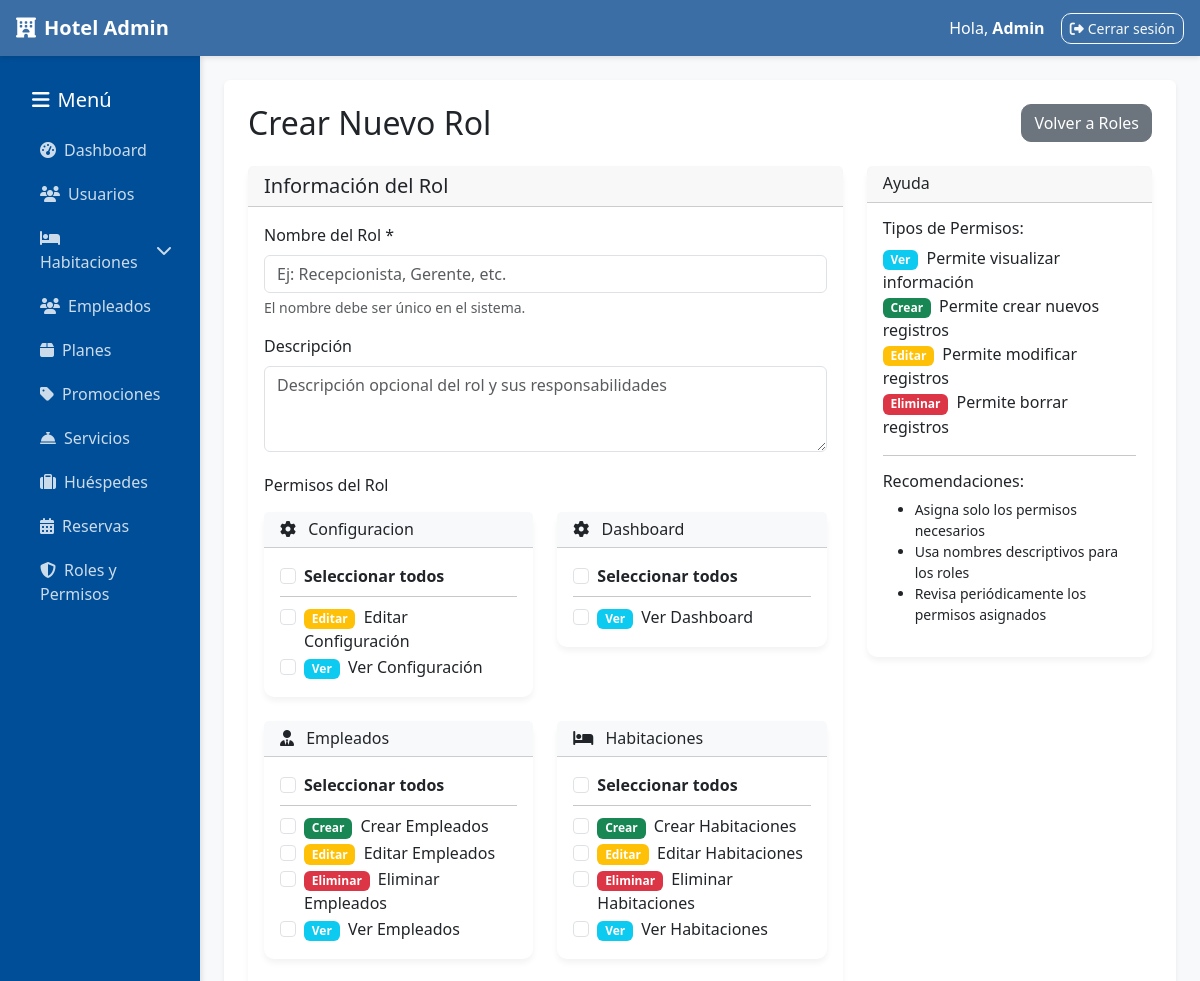
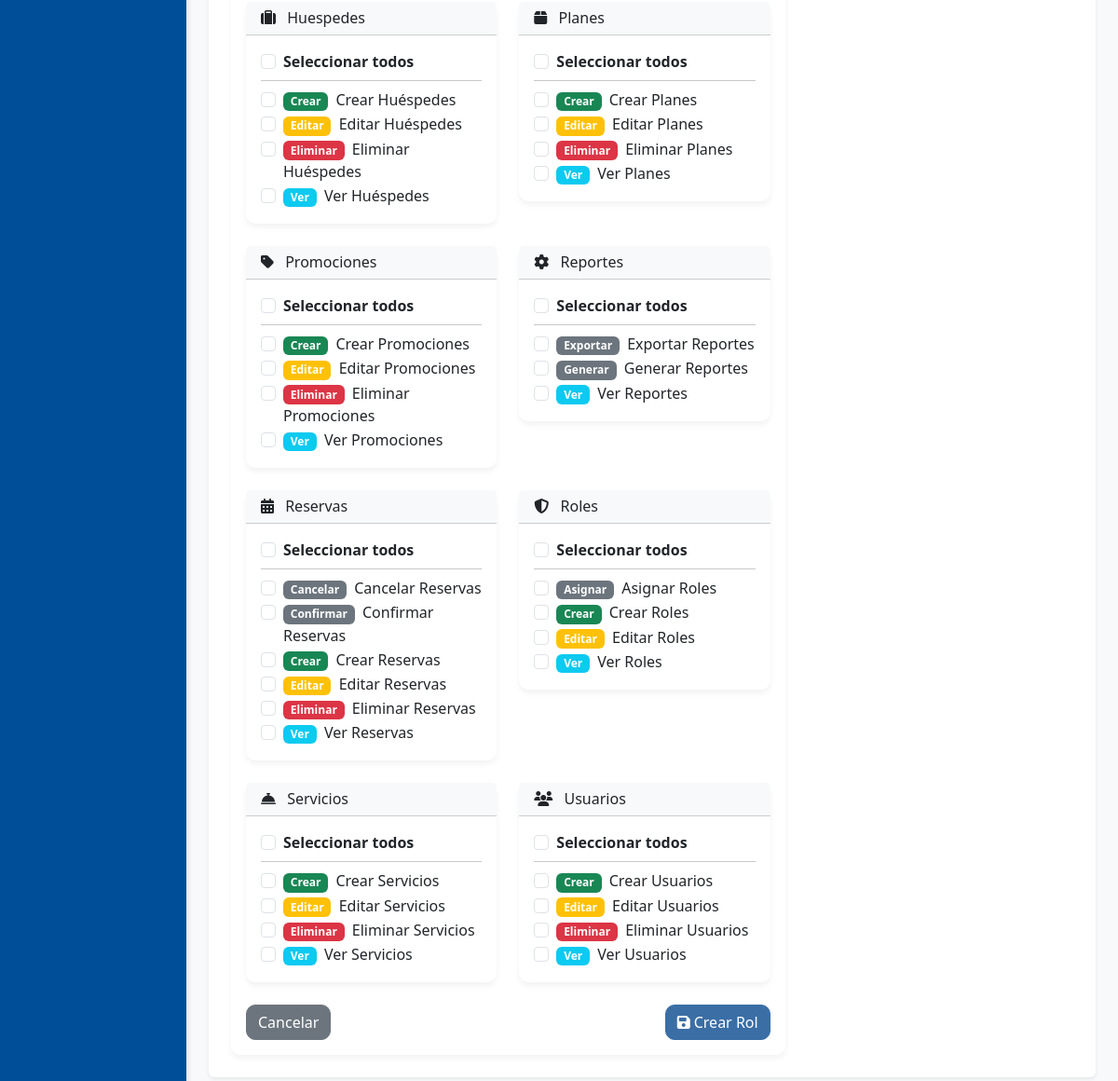
The page /administracion/roles/nuevo/ (signed in) on the database its author committed (2 pictures, top to bottom).
### administracion/models.py (models this page shows, shortened)
class Permiso(models.Model):
    MODULOS_CHOICES = [
        ('empleados', 'Empleados'),
        ('habitaciones', 'Habitaciones'),
        ('planes', 'Planes'),
        ('promociones', 'Promociones'),
        ('servicios', 'Servicios'),
        ('huespedes', 'Huéspedes'),
        ('reservas', 'Reservas'),
        ('usuarios', 'Usuarios'),
        ('dashboard', 'Dashboard'),
    ]
    ACCIONES_CHOICES = [
        ('ver', 'Ver'),
        ('crear', 'Crear'),
        ('editar', 'Editar'),
        ('eliminar', 'Eliminar'),
        ('exportar', 'Exportar'),
        ('aprobar', 'Aprobar'),
    ]
    modulo = models.CharField(max_length=50, choices=MODULOS_CHOICES)
    accion = models.CharField(max_length=50, choices=ACCIONES_CHOICES)
    descripcion = models.TextField(blank=True)
    class Meta:
        unique_together = ['modulo', 'accion']
        ordering = ['modulo', 'accion']
        verbose_name = 'Permiso'
        verbose_name_plural = 'Permisos'

### administracion/views.py (the view, shortened to what this page needs)
# urls.py: path('roles/nuevo/', views.roles_create, name='roles_create'),
@requiere_staff_y_permiso('roles', 'crear')
def roles_create(request):
    permisos = Permiso.objects.all().order_by('modulo', 'accion')
    permisos_por_modulo = {}
    for permiso in permisos:
        if permiso.modulo not in permisos_por_modulo:
            permisos_por_modulo[permiso.modulo] = []
        permisos_por_modulo[permiso.modulo].append(permiso)
    context = {
        'permisos_por_modulo': permisos_por_modulo,
    }
    return render(request, 'administracion/roles_create.html', context)

### administracion/permissions.py (called while the page is built, shortened)
def usuario_tiene_permiso(usuario, modulo, accion):
    if not usuario.is_authenticated:
        return False
    if usuario.is_superuser:
        return True

def obtener_roles_usuario(usuario):
    if not usuario.is_authenticated:
        return []
    return UsuarioRol.objects.filter(
        usuario=usuario,
        activo=True,
        rol__activo=True
    ).select_related('rol')

def es_super_admin(usuario):
    if not usuario.is_authenticated:
        return False
    if usuario.is_superuser:
        return True

def obtener_permisos_usuario(usuario):
    if not usuario.is_authenticated:
        return {}
    if usuario.is_superuser:
        from .models import Permiso
        permisos = Permiso.objects.all()
        permisos_dict = {}
        for permiso in permisos:
            if permiso.modulo not in permisos_dict:
                permisos_dict[permiso.modulo] = []
            permisos_dict[permiso.modulo].append(permiso.accion)
        return permisos_dict

def permisos_context(request):
    if request.user.is_authenticated:
        permisos_raw = obtener_permisos_usuario(request.user)
        return {
            'user_permissions': permisos_raw,
            'permisos': convertir_permisos_para_template(permisos_raw),
            'user_roles': [ur.rol for ur in obtener_roles_usuario(request.user)],
            'is_super_admin': es_super_admin(request.user),
        }
    return {}

### administracion/templates/administracion/roles_create.html (shortened to what this page needs)
{% extends "administracion/base_admin.html" %}
{% block content %}
<div class="d-flex justify-content-between align-items-center mb-4">
  <h2 class="mb-0">Crear Nuevo Rol</h2>
  <a href="{% url 'administracion:roles_list' %}" class="btn btn-secondary">Volver a Roles</a>
</div>
<div class="row">
  <div class="col-md-8">
    <div class="card">
      <div class="card-header">
        <h5 class="mb-0">Información del Rol</h5>
      </div>
      <div class="card-body">
        <form method="post">
          <div class="mb-3">
            <label for="nombre" class="form-label">Nombre del Rol *</label>
            <input type="text" class="form-control" id="nombre" name="nombre" required
                   placeholder="Ej: Recepcionista, Gerente, etc.">
            <div class="form-text">El nombre debe ser único en el sistema.</div>
          </div>
          <div class="mb-4">
            <label for="descripcion" class="form-label">Descripción</label>
            <textarea class="form-control" id="descripcion" name="descripcion" rows="3"
                      placeholder="Descripción opcional del rol y sus responsabilidades"></textarea>
          </div>
          <h6 class="mb-3">Permisos del Rol</h6>
          <div class="row">
            {% for modulo, permisos in permisos_por_modulo.items %}
            <div class="col-md-6 mb-4">
              <div class="card border-light">
                <div class="card-header bg-light">
                  <h6 class="mb-0">
                    <i class="fas fa-{% if modulo == 'usuarios' %}users{% elif modulo == 'habitaciones' %}bed{% elif modulo == 'empleados' %}user-tie{% elif modulo == 'planes' %}box{% elif modulo == 'promociones' %}tag{% elif modulo == 'servicios' %}concierge-bell{% elif modulo == 'huespedes' %}suitcase{% elif modulo == 'reservas' %}calendar-alt{% elif modulo == 'roles' %}shield-alt{% else %}cog{% endif %} me-2"></i>
                    {{ modulo|title }}
                  </h6>
                </div>
                <div class="card-body">
                  <div class="form-check mb-2">
                    <input class="form-check-input modulo-check" type="checkbox"
                           id="check_all_{{ modulo }}"
                           onchange="toggleModulo('{{ modulo }}', this.checked)">
                    <label class="form-check-label fw-bold" for="check_all_{{ modulo }}">
                      Seleccionar todos
                    </label>
                  </div>
                  <hr class="my-2">
                  {% for permiso in permisos %}
                  <div class="form-check">
                    <input class="form-check-input permiso-check permiso-{{ modulo }}"
                           type="checkbox"
                           value="{{ permiso.id }}"
                           name="permisos"
                           id="permiso_{{ permiso.id }}"
                           onchange="updateModuloCheck('{{ modulo }}')">
                    <label class="form-check-label" for="permiso_{{ permiso.id }}">
                      <span class="badge bg-{% if permiso.accion == 'ver' %}info{% elif permiso.accion == 'crear' %}success{% elif permiso.accion == 'editar' %}warning{% elif permiso.accion == 'eliminar' %}danger{% else %}secondary{% endif %} me-1">
                        {{ permiso.accion|title }}
                      </span>
                      {{ permiso.descripcion|default:permiso.accion|title }}
                    </label>
                  </div>
                  {% endfor %}
                </div>
              </div>
            </div>
            {% endfor %}
          </div>
          <div class="d-flex justify-content-between">
            <a href="{% url 'administracion:roles_list' %}" class="btn btn-secondary">Cancelar</a>
            <button type="submit" class="btn btn-primary">
              <i class="fas fa-save me-1"></i>Crear Rol
            </button>
          </div>
        </form>
      </div>
    </div>
  </div>
  <div class="col-md-4">
    <div class="card">
      <div class="card-header">
        <h6 class="mb-0">Ayuda</h6>
      </div>
      <div class="card-body">
        <h6>Tipos de Permisos:</h6>
        <ul class="list-unstyled">
          <li><span class="badge bg-info me-1">Ver</span> Permite visualizar información</li>
          <li><span class="badge bg-success me-1">Crear</span> Permite crear nuevos registros</li>
          <li><span class="badge bg-warning me-1">Editar</span> Permite modificar registros</li>
          <li><span class="badge bg-danger me-1">Eliminar</span> Permite borrar registros</li>
        </ul>
        <hr>
        <h6>Recomendaciones:</h6>
        <ul class="small">
          <li>Asigna solo los permisos necesarios</li>
          <li>Usa nombres descriptivos para los roles</li>
          <li>Revisa periódicamente los permisos asignados</li>
        </ul>
      </div>
    </div>
  </div>
</div>
{% endblock %}

### administracion/templates/administracion/base_admin.html (shortened to what this page needs)
{% load static %}
<!DOCTYPE html>
<html lang="es">
<head>
  <link href="https://cdn.jsdelivr.net/npm/bootstrap@5.3.3/dist/css/bootstrap.min.css" rel="stylesheet">
  <link rel="stylesheet" href="https://cdnjs.cloudflare.com/ajax/libs/font-awesome/6.4.0/css/all.min.css">
  <link rel="stylesheet" href="{% static 'css/admin.css' %}">
</head>
<body>
  <nav class="navbar navbar-expand-lg navbar-dark px-3">
    <a class="navbar-brand fw-bold" href="{% url 'administracion:dashboard' %}">
      <i class="fas fa-hotel me-2"></i>Hotel Admin
    </a>
    <div class="ms-auto d-flex align-items-center">
      <span class="text-white me-3">Hola, <b>{{ user.username|title }}</b></span>
      <a href="{% url 'administracion:admin_logout' %}" class="btn btn-outline-light btn-sm">
        <i class="fas fa-sign-out-alt me-1"></i>Cerrar sesión
      </a>
    </div>
  </nav>
  <div class="container-fluid">
    <div class="row">
      <aside class="col-12 col-md-3 col-lg-2 sidebar">
        <h5 class="text-white mb-3 mt-3 ps-3">
          <i class="fas fa-bars me-2"></i>Menú
        </h5>
        <ul class="nav flex-column ps-2">
          <li class="nav-item">
            <a class="nav-link ps-3" href="{% url 'administracion:dashboard' %}">
              <i class="fas fa-tachometer-alt me-2"></i>Dashboard
            </a>
          </li>
          {% if permisos.usuarios.ver %}
          <li class="nav-item">
            <a class="nav-link ps-3" href="{% url 'administracion:usuarios_list' %}">
              <i class="fas fa-users me-2"></i>Usuarios
            </a>
          </li>
          {% endif %}
          {% if permisos.habitaciones.ver %}
          <li class="nav-item">
            <a class="nav-link d-flex justify-content-between align-items-center ps-3"
               data-bs-toggle="collapse" href="#habitacionesSubmenu">
              <span><i class="fas fa-bed me-2"></i>Habitaciones</span>
              <i class="fas fa-chevron-down"></i>
            </a>
          </li>
          {% endif %}
          {% if permisos.empleados.ver %}
          <li class="nav-item">
            <a class="nav-link ps-3" href="{% url 'administracion:empleados_list' %}">
              <i class="fas fa-users me-2"></i>Empleados
            </a>
          </li>
          {% endif %}
          {% if permisos.planes.ver %}
          <li class="nav-item">
            <a class="nav-link ps-3" href="{% url 'administracion:planes_list' %}">
              <i class="fas fa-box me-2"></i>Planes
            </a>
          </li>
          {% endif %}
          {% if permisos.promociones.ver %}
          <li class="nav-item">
            <a class="nav-link ps-3" href="{% url 'administracion:promociones_list' %}">
              <i class="fas fa-tag me-2"></i>Promociones
            </a>
          </li>
          {% endif %}
          {% if permisos.servicios.ver %}
          <li class="nav-item">
            <a class="nav-link ps-3" href="{% url 'administracion:servicios_list' %}">
              <i class="fas fa-concierge-bell me-2"></i>Servicios
            </a>
          </li>
          {% endif %}
          {% if permisos.huespedes.ver %}
          <li class="nav-item">
            <a class="nav-link ps-3" href="{% url 'administracion:huespedes_list' %}">
              <i class="fas fa-suitcase me-2"></i>Huéspedes
            </a>
          </li>
          {% endif %}
          {% if permisos.reservas.ver %}
          <li class="nav-item">
            <a class="nav-link ps-3" href="{% url 'administracion:ver_reservas' %}">
              <i class="fas fa-calendar-alt me-2"></i>Reservas
            </a>
          </li>
          {% endif %}
          {% if permisos.roles.ver %}
          <li class="nav-item">
            <a class="nav-link ps-3" href="{% url 'administracion:roles_list' %}">
              <i class="fas fa-shield-alt me-2"></i>Roles y Permisos
            </a>
          </li>
          {% endif %}
        </ul>
      </aside>
      <main class="col-12 col-md-9 col-lg-10 p-4">
        <div class="content-wrapper bg-white p-4 rounded shadow-sm mb-4">
          {% block content %}{% endblock %}
        </div>
      </main>
    </div>
  </div>
</body>
</html>

### administracion/static/css/admin.css (style rules this page uses)
body { font-family: 'Segoe UI', system-ui, -apple-system, Roboto, Arial, sans-serif; }
.sidebar { background-color: #003d33; min-height: calc(100vh - 56px); padding: 16px; }
.sidebar .nav-link { color: #f5f5dc; margin-bottom: 8px; border-radius: 10px; padding: 8px 12px; }
.btn { border-radius: 10px; }

### administracion/templates/administracion/base_admin.html (style rules this page uses)
:root { --primary-color: #3a6ea5; --secondary-color: #004e98; --accent-color: #ff9505; --light-bg: #f8f9fa; --dark-bg: #343a40; }
body { background-color: var(--light-bg); font-family: 'Segoe UI', Tahoma, Geneva, Verdana, sans-serif; }
.sidebar { background-color: var(--secondary-color); min-height: calc(100vh - 56px); box-shadow: 2px 0 5px rgba(0,0,0,0.1); padding-top: 1rem; }
.sidebar .nav-link { color: rgba(255,255,255,0.8); border-radius: 5px; margin: 2px 0; transition: all 0.3s; }
.navbar { background-color: var(--primary-color) !important; box-shadow: 0 2px 5px rgba(0,0,0,0.1); }
.card { border: none; border-radius: 10px; box-shadow: 0 4px 6px rgba(0,0,0,0.05); transition: transform 0.3s; }
.btn-primary { background-color: var(--primary-color); border-color: var(--primary-color); }

### rows shown on the page
Permiso: modulo "Configuracion", accion "Editar", descripcion "Editar Configuración"
Permiso: accion "Ver", descripcion "Ver Configuración"
Permiso: modulo "Dashboard", accion "Ver", descripcion "Ver Dashboard"
Permiso: modulo "Empleados", accion "Crear", descripcion "Crear Empleados"
Permiso: accion "Editar", descripcion "Editar Empleados"
Permiso: accion "Eliminar", descripcion "Eliminar Empleados"
Permiso: accion "Ver", descripcion "Ver Empleados"
Permiso: modulo "Habitaciones", accion "Crear", descripcion "Crear Habitaciones"
Permiso: accion "Editar", descripcion "Editar Habitaciones"
Permiso: accion "Eliminar", descripcion "Eliminar Habitaciones"
Permiso: accion "Ver", descripcion "Ver Habitaciones"
Permiso: modulo "Huespedes", accion "Crear", descripcion "Crear Huéspedes"
Permiso: accion "Editar", descripcion "Editar Huéspedes"
Permiso: accion "Eliminar", descripcion "Eliminar Huéspedes"
Permiso: accion "Ver", descripcion "Ver Huéspedes"
Permiso: modulo "Planes", accion "Crear", descripcion "Crear Planes"
Permiso: accion "Editar", descripcion "Editar Planes"
Permiso: accion "Eliminar", descripcion "Eliminar Planes"
Permiso: accion "Ver", descripcion "Ver Planes"
Permiso: modulo "Promociones", accion "Crear", descripcion "Crear Promociones"
Permiso: accion "Editar", descripcion "Editar Promociones"
Permiso: accion "Eliminar", descripcion "Eliminar Promociones"
Permiso: accion "Ver", descripcion "Ver Promociones"
Permiso: modulo "Reportes", accion "Exportar", descripcion "Exportar Reportes"
Permiso: accion "Generar", descripcion "Generar Reportes"
Permiso: accion "Ver", descripcion "Ver Reportes"
Permiso: modulo "Reservas", accion "Cancelar", descripcion "Cancelar Reservas"
Permiso: accion "Confirmar", descripcion "Confirmar Reservas"
Permiso: accion "Crear", descripcion "Crear Reservas"
Permiso: accion "Editar", descripcion "Editar Reservas"
Permiso: accion "Eliminar", descripcion "Eliminar Reservas"
Permiso: accion "Ver", descripcion "Ver Reservas"
Permiso: modulo "Roles", accion "Asignar", descripcion "Asignar Roles"
Permiso: accion "Crear", descripcion "Crear Roles"
Permiso: accion "Editar", descripcion "Editar Roles"
Permiso: accion "Ver", descripcion "Ver Roles"
Permiso: modulo "Servicios", accion "Crear", descripcion "Crear Servicios"
Permiso: accion "Editar", descripcion "Editar Servicios"
Permiso: accion "Eliminar", descripcion "Eliminar Servicios"
Permiso: accion "Ver", descripcion "Ver Servicios"
Permiso: modulo "Usuarios", accion "Crear", descripcion "Crear Usuarios"
Permiso: accion "Editar", descripcion "Editar Usuarios"
Permiso: accion "Eliminar", descripcion "Eliminar Usuarios"
Permiso: accion "Ver", descripcion "Ver Usuarios"

### other values the page prints
{{ user.username|title }} "Admin"
